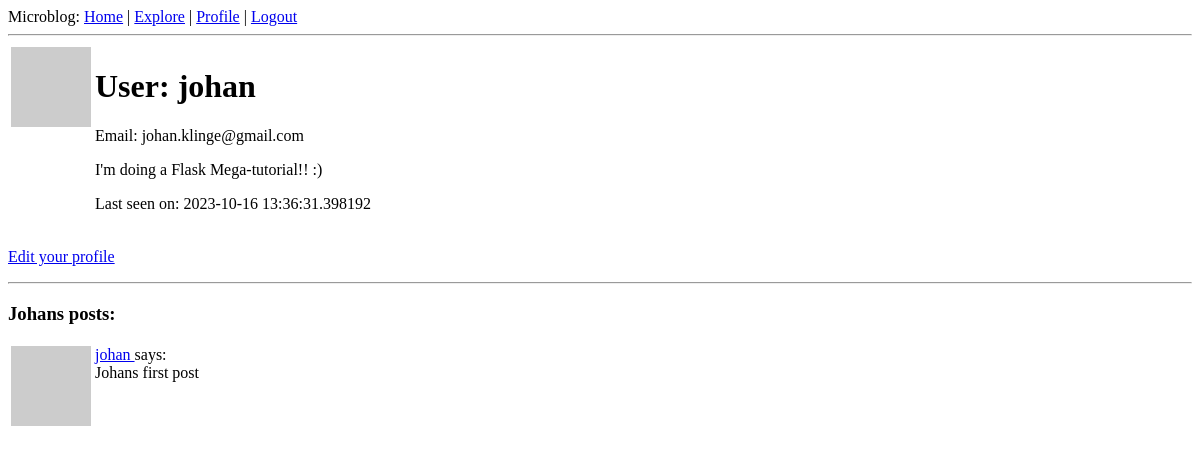
The page /user/johan (signed in) on the database as committed earlier.
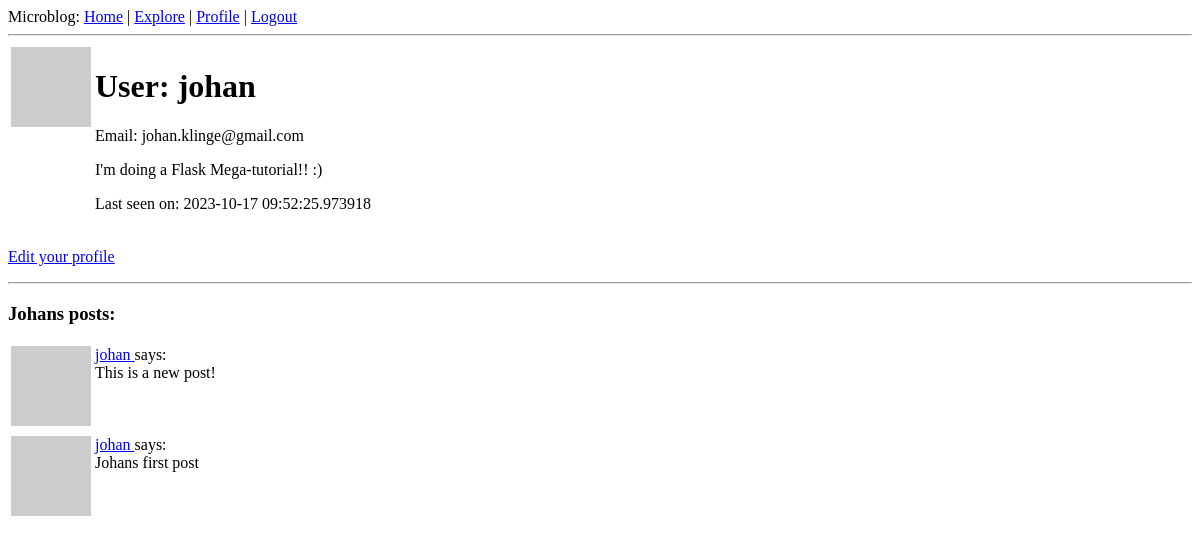
The same page on the database as committed later.
### app/models.py (models this page shows, shortened)
class User(UserMixin, db.Model):
    id = db.Column(db.Integer, primary_key=True)
    username = db.Column(db.String(64), index=True, unique=True)
    email = db.Column(db.String(120), index=True, unique=True)
    password_hash = db.Column(db.String(128))
    about_me = db.Column(db.String(140))
    last_seen = db.Column(db.DateTime, default=datetime.utcnow)
    posts = db.relationship('Post', backref='author', lazy='dynamic')
    followed = db.relationship(
        'User', secondary=followers,
        primaryjoin=(followers.c.follower_id == id),
        secondaryjoin=(followers.c.followed_id == id),
        backref=db.backref('followers', lazy='dynamic'), lazy='dynamic')
    def avatar(self, size):
        digest = md5(self.email.lower().encode('utf-8')).hexdigest()
        return 'https://www.gravatar.com/avatar/{}?d=identicon&s={}'.format(
            digest, size)
    def own_posts(self):
        posts = Post.query.filter_by(user_id=self.id)
        return posts.order_by(Post.timestamp.desc())

class Post(db.Model):
    id = db.Column(db.Integer, primary_key=True)
    body = db.Column(db.String(140))
    timestamp = db.Column(db.DateTime, index=True, default=datetime.utcnow)
    user_id = db.Column(db.Integer, db.ForeignKey('user.id'))

### app/routes.py (the view)
@app.route('/user/<username>')
@login_required
def user(username):
    user = User.query.filter_by(username=username).first_or_404()
    posts = User.own_posts(user)
    form = EmptyForm()
    return render_template('user.html', user=user, posts=posts, form=form)

### app/models.py (called while the page is built)
@login.user_loader
def load_user(id):
    return User.query.get(int(id))

### app/routes.py (called while the page is built)
@app.before_request
def before_request():
    if current_user.is_authenticated:
        current_user.last_seen = datetime.utcnow()
        db.session.commit()

### app/templates/user.html (shortened to what this page needs)
{% extends "base.html" %}
{% block content %}
    <table>
        <tr valign="top">
            <td><img src="{{ user.avatar(128) }}"></td>
            <td>
                <h1>User: {{ user.username }}</h1>
                <p>Email: {{ user.email }}</p>
                {% if user.about_me %}<p>{{ user.about_me }}</p>{% endif %}
                {% if user.last_seen %}<p>Last seen on: {{ user.last_seen }}</p>{% endif %}
            </td>
        </tr>
    </table>
    {% if user == current_user %}
        <p><a href="{{ url_for('edit_profile') }}">Edit your profile</a></p>
    {% endif %}
    <hr>
    <h3>{{ user.username.capitalize() }}s posts:</h3>
    {% for post in posts %}
        {% include '_post.html' %}
    {% endfor %}
{% endblock %}

### app/templates/_post.html
<table>
    <tr valign="top">
        <td><img src="{{ post.author.avatar(36) }}"></td>
        <td>
            <a href="{{ url_for('user', username=post.author.username) }}">
                {{ post.author.username }}
            </a>
            says:<br>{{ post.body }}</td>
    </tr>
</table>

Rows that differ between the two databases and show on the page:
changed User "johan": last_seen "2023-10-16 13:36:31.398192" → "2023-10-17 09:52:25.973918"
added Post: author.username "johan", body "This is a new post!"
